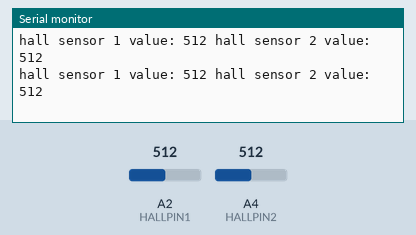
Recording of a sketch running on a simulated Arduino Uno, built with avr-gcc and run on an emulated ATmega328P. Shown: the last lines printed to the serial monitor. The test bench sets the inputs (shaded band); at power-on: A2 (HALLPIN1) = 512, A4 (HALLPIN2) = 512.

Above: at 1.2 s.
1.3 s: A2 (HALLPIN1) set to 109
At 1.39 s:
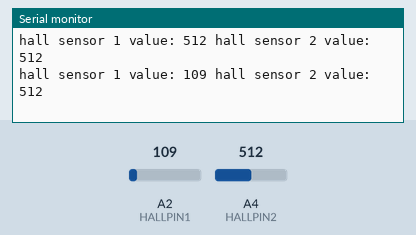
4.3 s: A2 (HALLPIN1) set to 93
At 4.31 s:
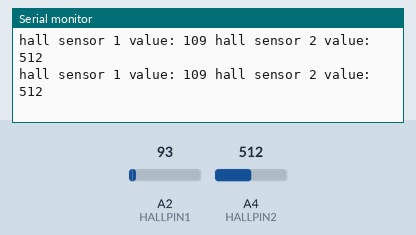
7.3 s: A4 (HALLPIN2) set to 984
At 7.33 s:
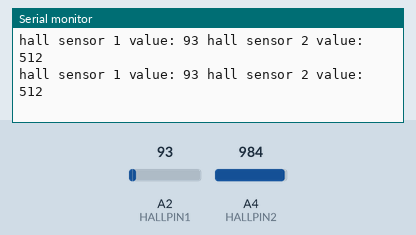
10.3 s: A4 (HALLPIN2) set to 1010
At 10.34 s:
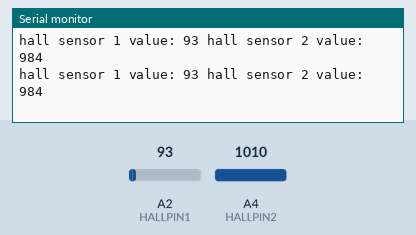
Timing chart, 0 to 13.3 s (numbered marks = the images above; inputs shaded):
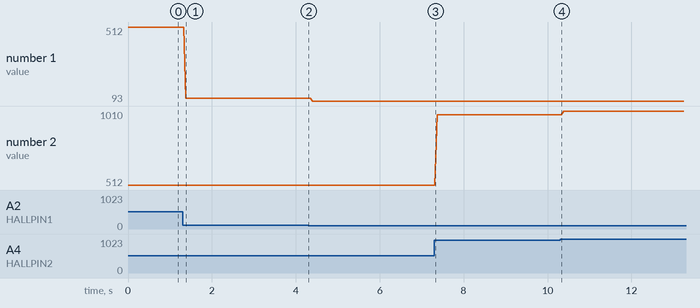

The sketch:

Hall_Sensor_Read.ino
```cpp
#define HALLPIN1 A2
#define HALLPIN2 A4

void setup() {
  // put your setup code here, to run once:
Serial.begin(9600);
}

void loop() {
  // put your main code here, to run repeatedly:
int a = analogRead(HALLPIN1);
int b = analogRead(HALLPIN2);

Serial.print("hall sensor 1 value: ");Serial.print(a);
Serial.print(" hall sensor 2 value: ");Serial.println(b);
delay(10);

}
```

Measured:
- after the input at 1.3 s, the serial monitor: prints a new line after 0.08 s (image 1)
- plotted number 1: 512 → 109 after the input at 1.3 s, 109 → 93 after the input at 4.3 s
- plotted number 2: 512 → 984 after the input at 7.3 s, 984 → 1010 after the input at 10.3 s
